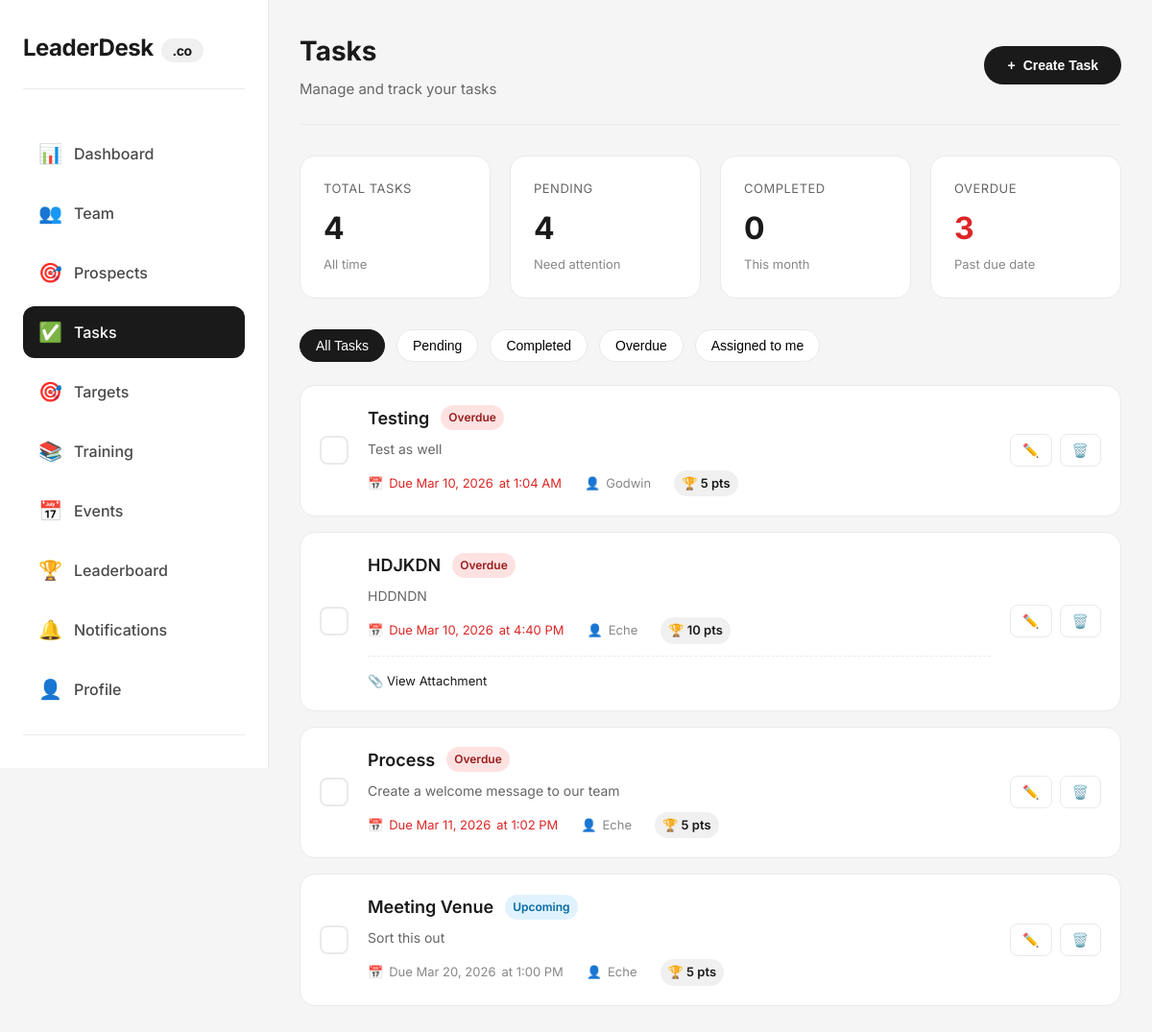
Page /tasks.php (signed in) on the committed database.
### tables this page shows
CREATE TABLE `tasks` (
  `id` int(11) NOT NULL AUTO_INCREMENT,
  `team_id` int(11) NOT NULL,
  `created_by` int(11) NOT NULL,
  `assigned_to` int(11) DEFAULT NULL,
  `title` varchar(200) NOT NULL,
  `description` text DEFAULT NULL,
  `due_date` date DEFAULT NULL,
  `due_time` time DEFAULT NULL,
  `location` varchar(255) DEFAULT NULL,
  `attachment` varchar(255) DEFAULT NULL,
  `status` enum('pending','completed') DEFAULT 'pending',
  `points` int(11) DEFAULT 10,
  `created_at` timestamp NOT NULL DEFAULT current_timestamp(),
  PRIMARY KEY (`id`),
  KEY `team_id` (`team_id`),
  KEY `created_by` (`created_by`),
  KEY `assigned_to` (`assigned_to`),
  CONSTRAINT `tasks_ibfk_1` FOREIGN KEY (`team_id`) REFERENCES `teams` (`id`) ON DELETE CASCADE,
  CONSTRAINT `tasks_ibfk_2` FOREIGN KEY (`created_by`) REFERENCES `users` (`id`) ON DELETE CASCADE,
  CONSTRAINT `tasks_ibfk_3` FOREIGN KEY (`assigned_to`) REFERENCES `users` (`id`) ON DELETE SET NULL
);

CREATE TABLE `users` (
  `id` int(11) NOT NULL AUTO_INCREMENT,
  `name` varchar(100) NOT NULL,
  `email` varchar(100) NOT NULL,
  `phone` varchar(20) DEFAULT NULL,
  `password` varchar(255) NOT NULL,
  `role` enum('super_admin','team_leader','member') DEFAULT 'member',
  `upgrade_requested` tinyint(4) DEFAULT 0,
  `team_id` int(11) DEFAULT NULL,
  `status` enum('active','inactive','suspended') DEFAULT 'active',
  `created_at` timestamp NOT NULL DEFAULT current_timestamp(),
  `updated_at` timestamp NOT NULL DEFAULT current_timestamp() ON UPDATE current_timestamp(),
  `last_login` timestamp NULL DEFAULT NULL,
  PRIMARY KEY (`id`),
  UNIQUE KEY `email` (`email`)
);

### includes/auth_check.php (called while the page is built, shortened)
<?php
$stmt = $pdo->prepare("SELECT u.*, t.team_name, t.subscription_status, tb.primary_color, tb.logo_url, tb.tagline
                       FROM users u
                       LEFT JOIN teams t ON u.team_id = t.id
                       LEFT JOIN team_branding tb ON u.team_id = tb.team_id
                       WHERE u.id = ?");
$stmt->execute([$_SESSION['user_id']]);
$current_user = $stmt->fetch();
?>

### tasks.php (the view, shortened to what this page needs)
<?php
require_once 'config/database.php';
require_once 'includes/auth_check.php';
$stmt = $pdo->prepare("SELECT id, name FROM users WHERE team_id = ? AND role = 'member' AND status = 'active' ORDER BY name");
$stmt->execute([$current_user['team_id']]);
if ($current_user['role'] == 'member') {
    $stmt = $pdo->prepare("SELECT t.*, u.name as creator_name, u2.name as assigned_to_name
                          FROM tasks t
                          JOIN users u ON t.created_by = u.id
                          LEFT JOIN users u2 ON t.assigned_to = u2.id
                          WHERE t.team_id = ? AND (t.assigned_to = ? OR t.assigned_to IS NULL)
                          ORDER BY t.status, t.due_date ASC");
    $stmt->execute([$current_user['team_id'], $current_user['id']]);
} else {
    $stmt = $pdo->prepare("SELECT t.*, u.name as creator_name, u2.name as assigned_to_name
                          FROM tasks t
                          JOIN users u ON t.created_by = u.id
                          LEFT JOIN users u2 ON t.assigned_to = u2.id
                          WHERE t.team_id = ?
                          ORDER BY t.status, t.due_date ASC");
    $stmt->execute([$current_user['team_id']]);
}
$tasks = $stmt->fetchAll();
$pending_tasks = array_filter($tasks, function($t) { return $t['status'] == 'pending'; });
$completed_tasks = array_filter($tasks, function($t) { return $t['status'] == 'completed'; });
$total_tasks = count($tasks);
$pending_count = count($pending_tasks);
$completed_count = count($completed_tasks);
$overdue_count = count(array_filter($pending_tasks, function($t) {
    return strtotime($t['due_date']) < time();
}));
?>
<!DOCTYPE html>
<html lang="en">
<head>
</head>
<body>
    <div class="app">
        <aside class="sidebar">
            <div class="sidebar-logo">
                LeaderDesk<span>.co</span>
            </div>
            <ul class="nav-menu">
                <li class="nav-item">
                    <a href="dashboard.php">
                        <span class="nav-icon">📊</span>
                        Dashboard
                    </a>
                </li>
                <li class="nav-item">
                    <a href="team.php">
                        <span class="nav-icon">👥</span>
                        Team
                    </a>
                </li>
                <li class="nav-item">
                    <a href="prospects.php">
                        <span class="nav-icon">🎯</span>
                        Prospects
                    </a>
                </li>
                <li class="nav-item active">
                    <a href="tasks.php">
                        <span class="nav-icon">✅</span>
                        Tasks
                    </a>
                </li>
                <li class="nav-item">
                    <a href="targets.php">
                        <span class="nav-icon">🎯</span>
                        Targets
                    </a>
                </li>
                <li class="nav-item">
                    <a href="training.php">
                        <span class="nav-icon">📚</span>
                        Training
                    </a>
                </li>
                <li class="nav-item">
                    <a href="events.php">
                        <span class="nav-icon">📅</span>
                        Events
                    </a>
                </li>
                <li class="nav-item">
                    <a href="leaderboard.php">
                        <span class="nav-icon">🏆</span>
                        Leaderboard
                    </a>
                </li>
                <li class="nav-item">
                    <a href="notifications.php">
                        <span class="nav-icon">🔔</span>
                        Notifications
                    </a>
                </li>
                <li class="nav-item">
                    <a href="profile.php">
                        <span class="nav-icon">👤</span>
                        Profile
                    </a>
                </li>
                <li class="nav-item" style="margin-top: 20px; border-top: 1px solid #eaeaea; padding-top: 20px;">
                    <a href="logout.php" style="color: #ef4444;">
                        <span class="nav-icon">🚪</span>
                    </a>
                </li>
            </ul>
        </aside>
        <main class="main">
            <div class="top-bar">
                <div class="page-title">
                    <h1>Tasks</h1>
                    <p>Manage and track your tasks</p>
                </div>
                <div class="header-actions">
                    <button class="btn btn-primary" onclick="openModal('createTaskModal')">
                        <span>+</span> Create Task
                    </button>
                </div>
            </div>
            <div class="stats-grid">
                <div class="stat-card">
                    <div class="stat-label">Total Tasks</div>
                    <div class="stat-value"><?php echo $total_tasks; ?></div>
                    <div class="stat-sub">All time</div>
                </div>
                <div class="stat-card">
                    <div class="stat-label">Pending</div>
                    <div class="stat-value"><?php echo $pending_count; ?></div>
                    <div class="stat-sub">Need attention</div>
                </div>
                <div class="stat-card">
                    <div class="stat-label">Completed</div>
                    <div class="stat-value"><?php echo $completed_count; ?></div>
                    <div class="stat-sub">This month</div>
                </div>
                <div class="stat-card">
                    <div class="stat-label">Overdue</div>
                    <div class="stat-value" style="color: #dc2626;"><?php echo $overdue_count; ?></div>
                    <div class="stat-sub">Past due date</div>
                </div>
            </div>
            <div class="filter-bar">
                <button class="filter-btn active" onclick="filterTasks('all')">All Tasks</button>
                <button class="filter-btn" onclick="filterTasks('pending')">Pending</button>
                <button class="filter-btn" onclick="filterTasks('completed')">Completed</button>
                <button class="filter-btn" onclick="filterTasks('overdue')">Overdue</button>
                <button class="filter-btn" onclick="filterTasks('assigned')">Assigned to me</button>
            </div>
            <?php if (empty($tasks)): ?>
                <div class="empty-state">
                    <span>✅</span>
                    <h3>No tasks yet</h3>
                    <p>Create your first task to get started</p>
                    <button class="btn btn-primary" onclick="openModal('createTaskModal')">Create Task</button>
                </div>
            <?php else: ?>
                <div class="tasks-container" id="tasksContainer">
                    <?php foreach ($tasks as $task):
                        $is_pending = $task['status'] == 'pending';
                    ?>
                        <div class="task-card <?php echo !$is_pending ? 'completed' : ''; ?>" data-status="<?php echo $task['status']; ?>" data-assigned="<?php echo $task['assigned_to']; ?>" onclick="viewTaskDetail(<?php echo $task['id']; ?>)">
                            <div class="task-check <?php echo !$is_pending ? 'completed' : ''; ?>"
                                 onclick="event.stopPropagation(); toggleTask(<?php echo $task['id']; ?>, '<?php echo $task['status']; ?>')">
                            </div>
                            <div class="task-content">
                                <div class="task-header">
                                    <h3 class="task-title <?php echo !$is_pending ? 'completed' : ''; ?>">
                                        <?php echo htmlspecialchars($task['title']); ?>
                                    </h3>
                                    <?php if ($is_pending): ?>
                                    <span class="task-priority priority-<?php
                                        echo strtotime($task['due_date']) < time() ? 'high' :
                                            (strtotime($task['due_date']) < strtotime('+3 days') ? 'medium' : 'low');
                                    ?>">
                                        <?php
                                        if (strtotime($task['due_date']) < time()) echo 'Overdue';
                                        elseif (strtotime($task['due_date']) < strtotime('+3 days')) echo 'Urgent';
                                        else echo 'Upcoming';
                                        ?>
                                    </span>
                                    <?php endif; ?>
                                </div>
                                <?php if ($task['description']): ?>
                                    <p class="task-description"><?php echo htmlspecialchars(substr($task['description'], 0, 100)) . (strlen($task['description']) > 100 ? '...' : ''); ?></p>
                                <?php endif; ?>
                                <div class="task-meta">
                                    <?php if ($is_pending): ?>
                                    <div class="task-meta-item <?php echo strtotime($task['due_date']) < time() ? 'overdue' : ''; ?>">
                                        <span>📅</span>
                                        <span>Due <?php echo date('M d, Y', strtotime($task['due_date'])); ?></span>
                                        <?php if ($task['due_time']): ?>
                                            <span>at <?php echo date('g:i A', strtotime($task['due_time'])); ?></span>
                                        <?php endif; ?>
                                    </div>
                                    <?php endif; ?>
                                    <?php if ($task['assigned_to_name']): ?>
                                        <div class="task-meta-item">
                                            <span>👤</span>
                                            <span><?php echo htmlspecialchars($task['assigned_to_name']); ?></span>
                                        </div>
                                    <?php endif; ?>
                                    <div class="task-points">
                                        🏆 <?php echo $task['points']; ?> pts
                                    </div>
                                </div>
                                <?php if ($task['attachment']): ?>
                                    <div class="task-attachment" onclick="event.stopPropagation();">
                                        <a href="<?php echo htmlspecialchars($task['attachment']); ?>" target="_blank" class="attachment-link">
                                            📎 View Attachment
                                        </a>
                                    </div>
                                <?php endif; ?>
                            </div>
                            <div class="task-actions" onclick="event.stopPropagation();">
                                <button class="btn-icon" onclick="editTask(<?php echo $task['id']; ?>)">✏️</button>
                                <?php if ($current_user['role'] == 'team_leader'): ?>
                                    <button class="btn-icon" onclick="deleteTask(<?php echo $task['id']; ?>)">🗑️</button>
                                <?php endif; ?>
                            </div>
                        </div>
                    <?php endforeach; ?>
                </div>
            <?php endif; ?>
        </main>
    </div>
</body>
</html>

### rows in the picture
tasks: title "Testing", status "Overdue", description "Test as well", due_date "Mar 10, 2026", due_time "1:04 AM", assigned_to.name "Godwin", points "5"
tasks: title "HDJKDN", status "Overdue", description "HDDNDN", due_date "Mar 10, 2026", due_time "4:40 PM", assigned_to.name "Eche", points "10"
tasks: title "Process", status "Overdue", description "Create a welcome message to our team", due_date "Mar 11, 2026", due_time "1:02 PM", assigned_to.name "Eche", points "5"
tasks: title "Meeting Venue", status "Upcoming", description "Sort this out", due_date "Mar 20, 2026", due_time "1:00 PM", assigned_to.name "Eche", points "5"

### other values in the picture
$total_tasks "4"
$pending_count "4"
$completed_count "0"
$overdue_count "3"
